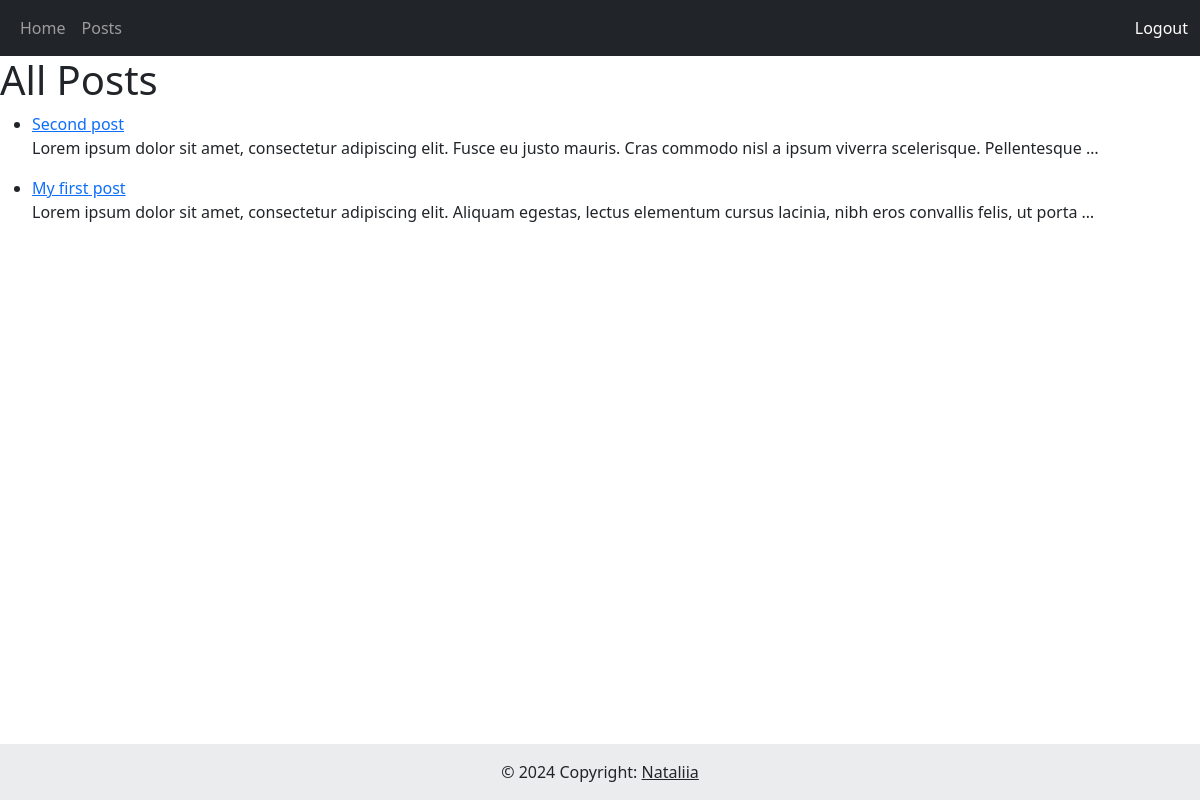
The app's page /post/ (signed in) with its own data.
### post/models.py (models this page shows, shortened)
class Post(models.Model):
    title = models.CharField(max_length=200)
    content = models.TextField()
    created = models.DateTimeField(auto_now_add=True)

### post/views.py (the view)
# urls.py: path('', views.post_list, name='post_list'),
def post_list(request):
    posts = Post.objects.all().order_by('-created')
    return render(request, 'post/postList.html', {'posts': posts})

### templates/post/postList.html (shortened to what this page needs)
{% extends 'base.html' %}
{% block content%}
<h1>All Posts</h1>
<ul>
  {% for post in posts %}
  <li>
    <a href="{{ post.id }}/">{{ post.title }}</a>
    <p>{{ post.content|truncatewords:20 }}</p>
  </li>
  {% endfor %}
</ul>
{% endblock %}

### records on screen
Post: title "Second post", content "Lorem ipsum dolor sit amet, consectetur adipiscing elit. Fusce eu justo mauris. Cras commodo nisl a ipsum viverra scelerisque. Pellentesque …"
Post: title "My first post", content "Lorem ipsum dolor sit amet, consectetur adipiscing elit. Aliquam egestas, lectus elementum cursus lacinia, nibh eros convallis felis, ut porta …"
